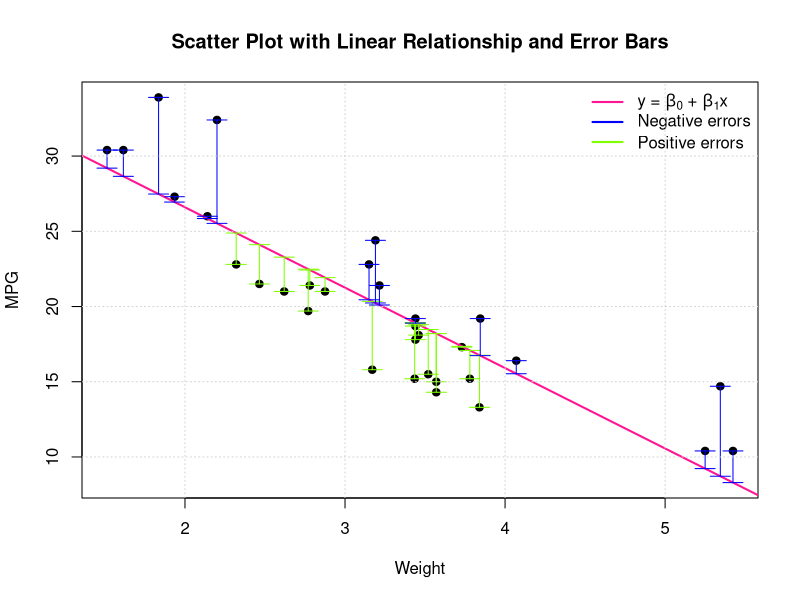
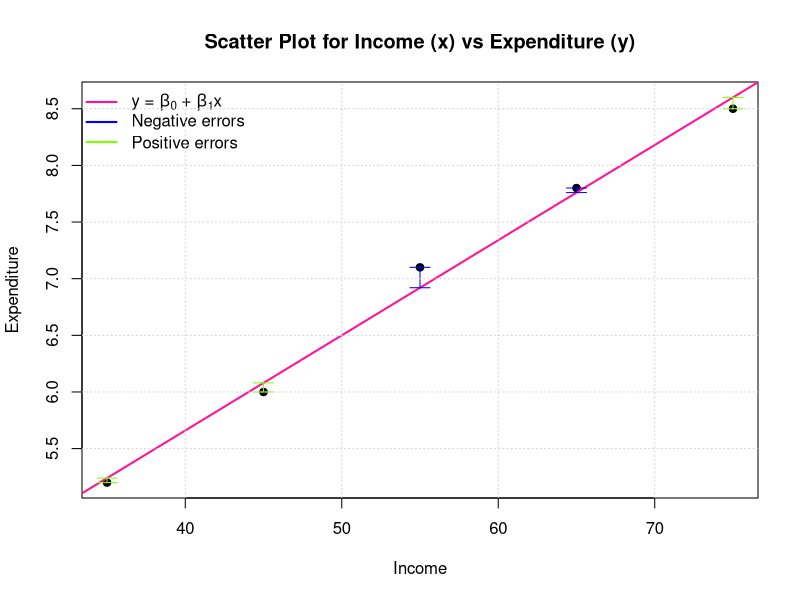
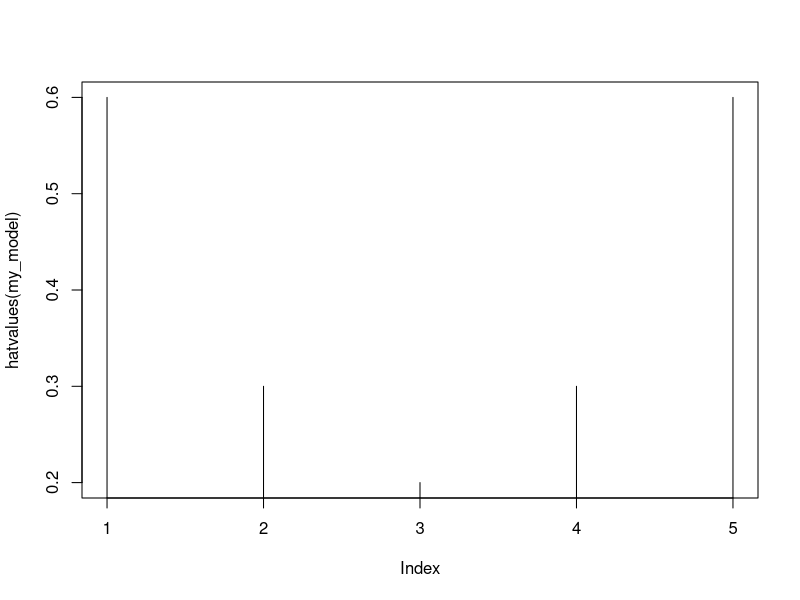
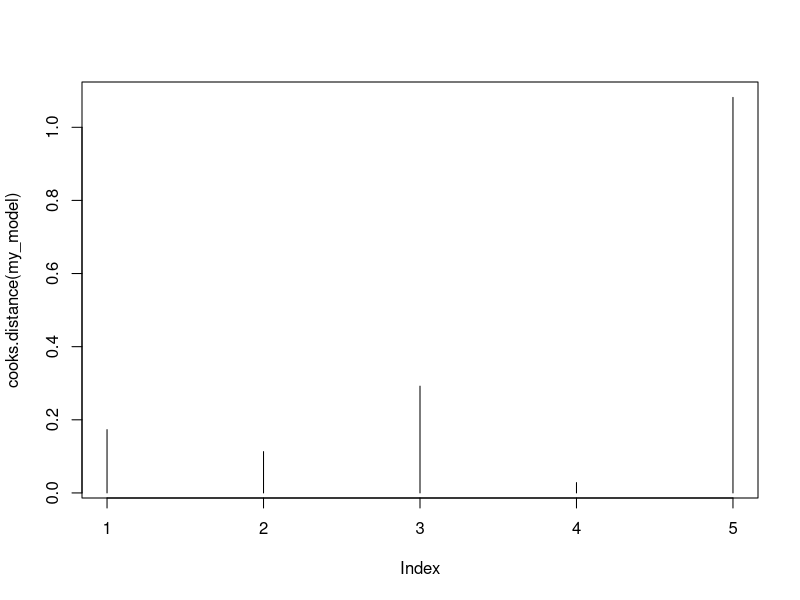

The R script that drew these images, in order:
## ---- chunk 1
knitr::opts_chunk$set(echo = T, warning = F, message = F)
## ---- chunk 2

# Set seed for reproducibility
set.seed(123)

# Generate data for x
x <- mtcars$wt #seq(1, 20, by = 1)

# Generate corresponding y values with a linear relationship and added noise (error)
y <- mtcars$mpg #2 * x + rnorm(length(x), mean = 0, sd = 5)

# Calculate the fitted values from the linear regression model
model <- lm(y ~ x)
fitted_values <- model$fitted.values

# Calculate errors (residuals)
errors <- y - fitted_values

# Plot scatter plot with linear relationship and errors
plot(x, y, main = "Scatter Plot with Linear Relationship and Error Bars",
     xlab = "Weight", ylab = "MPG", pch = 19, col = "black", ylim = c(min(y, fitted_values), max(y, fitted_values)   )  )

# Add the linear regression line
abline(model, col = "deeppink", lwd = 2)

# Add vertical error bars to represent the residuals
iii = errors < 0
arrows(x[iii], fitted_values[iii], x[iii], y[iii], angle = 90, code = 3, length = 0.1, col = "chartreuse1")


# Add vertical error bars to represent the residuals
iii = errors > 0
arrows(x[iii], fitted_values[iii], x[iii], y[iii], angle = 90, code = 3, length = 0.1, col = "blue")


legend("topright", legend = c(expression(paste("y = ", beta[0], " + ", beta[1], "x")), "Negative errors", "Positive errors"),
       col = c("deeppink", "blue", "chartreuse1"), lwd = 2, pch = c(NA, NA, NA), bty = "n", lty = 1, seg.len = 2)

# Add grid for better visualization
grid()



## ---- chunk 3
library(knitr)

Income <- c(35, 45, 55, 65, 75)
Expenditure <- c(5.2, 6.0, 7.1, 7.8, 8.5)

data <- data.frame(
  `Income (in 1000)`= Income,
  `Food Expenditure (in 100)` = Expenditure
)
kable(data, col.names = c("Income (in 1000)", "Food Expenditure(in 100)"))
## ---- chunk 4
# Load necessary libraries
library(knitr)
library(kableExtra)

Income <- c(35, 45, 55, 65, 75)
Expenditure <- c(5.2, 6.0, 7.1, 7.8, 8.5)
# Create a data frame with the values
data <- data.frame(
  `Income (in 1000)`= Income,
  `Food Expenditure (in 1000)` = Expenditure,
  `Income^2` = Income^2,
  `Expenditure^2` = Expenditure^2,
  `Income * Expenditure` = Income * Expenditure
)

# Calculate the sums
sum_xi <- sum(data[,1])
sum_yi <- sum(data[,2])
sum_xi_sq <- sum(data[,3])
sum_yi_sq <- sum(data[,4])
sum_xi_yi <- sum(data[,5])

# Add a row of sums to the data frame
data <- rbind(data, c(sum_xi, sum_yi, sum_xi_sq, sum_yi_sq, sum_xi_yi))


# Create the kable table
kable(data, format = "html", escape = FALSE,
      col.names = c("$x_i$", "$y_i$", "$x_i^2$", "$y_i^2$", "$x_i y_i$")) %>%
  kable_styling(bootstrap_options = "striped", full_width = F) %>%
  row_spec(nrow(data), bold = TRUE) %>%  # Bold the last row
  row_spec(nrow(data) - 1, hline_after = TRUE) %>%
  footnote(general = "The last row contains the sums for each column.") # Add a double line before the last row
## ---- chunk 5

# Set seed for reproducibility
set.seed(123)

# Generate data for x
x <- Income

# Generate corresponding y values with a linear relationship and added noise (error)
y <- Expenditure

# Calculate the fitted values from the linear regression model
model <- lm(y ~ x)
fitted_values <- model$fitted.values

# Calculate errors (residuals)
errors <- y - fitted_values

# Plot scatter plot with linear relationship and errors
plot(x, y, main = "Scatter Plot for Income (x) vs Expenditure (y)",
     xlab = "Income", ylab = "Expenditure", pch = 19, col = "black", ylim = c(min(y, fitted_values), max(y, fitted_values)   )  )

# Add the linear regression line
abline(model, col = "deeppink", lwd = 2)

# Add vertical error bars to represent the residuals
iii = errors < 0
arrows(x[iii], fitted_values[iii], x[iii], y[iii], angle = 90, code = 3, length = 0.1, col = "chartreuse1")


# Add vertical error bars to represent the residuals
iii = errors > 0
arrows(x[iii], fitted_values[iii], x[iii], y[iii], angle = 90, code = 3, length = 0.1, col = "blue")


legend("topleft", legend = c(expression(paste("y = ", beta[0], " + ", beta[1], "x")), "Negative errors", "Positive errors"),
       col = c("deeppink", "blue", "chartreuse1"), lwd = 2, pch = c(NA, NA, NA), bty = "n", lty = 1, seg.len = 2)

# Add grid for better visualization
grid()



## ---- chunk 6
# Load necessary libraries
library(knitr)
library(kableExtra)

Income <- c(35, 45, 55, 65, 75)
Expenditure <- c(5.2, 6.0, 7.1, 7.8, 8.5)
mod <- lm(Expenditure ~ Income)
Pred <- mod$fitted.values
Res <- mod$residuals
# Create a data frame with the values
data <- data.frame(
  `Income (in 1000)`= Income,
  `Food Expenditure (in 1000)` = Expenditure,
  `Income^2` = Income^2,
  `Expenditure^2` = Expenditure^2,
  `Income * Expenditure` = Income * Expenditure,
  Residuals = Pred,
  Errors = Res
)




# Create the kable table
kable(data, format = "html", escape = FALSE,
      col.names = c("$x_i$", "$y_i$", "$x_i^2$", "$y_i^2$", "$x_i y_i$", "$\\widehat{y}_i$", "$e_i$") ) %>%
  kable_styling(bootstrap_options = "striped", full_width = F) 
## ---- chunk 7
income_data = data.frame(
  Income = c(35, 45, 55, 65, 75),
  Expenditure = c(5.2, 6.0, 7.1, 7.8, 8.5)
)

kable(income_data)
## ---- chunk 8
income_data = data.frame(
  Income = c(35, 45, 55, 65, 75),
  Expenditure = c(5.2, 6.0, 7.1, 7.8, 8.5)
)
income_data
## ---- chunk 9
my_model = lm(Expenditure ~ Income, data = income_data)
summary(my_model)
## ---- chunk 10
plot(hatvalues(my_model), type = 'h')
## ---- chunk 11
plot(cooks.distance(my_model), type = 'h')
